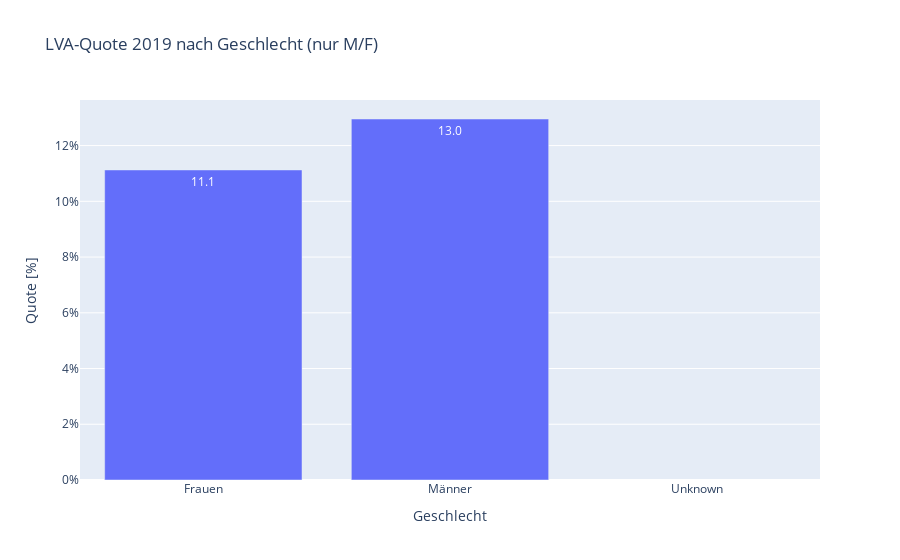

Source (notebook cell):
### Code cell
# --- Verbindung und Plot: LVA-Quote 2019 nach Geschlecht (nur M/F) ----
from sqlalchemy import create_engine, text
import pandas as pd, plotly.express as px

eng = create_engine("mysql+pymysql://root:voc_root@localhost/vocdata")

sql = """
SELECT g.geschlecht_bez   AS Geschlecht,
       100 * SUM(f.anzahl_lernende_lva) /
           NULLIF(SUM(f.anzahl_lernende),0)          AS Quote
FROM   fact_lva_stats f
JOIN   dim_geschlecht g USING (geschlecht_id)
WHERE  f.kohorte_id = 2019      -- Kohorte fixieren
  AND  f.geschlecht_id > 0      -- NUR Männer/Frauen, ohne UNKNOWN
GROUP  BY g.geschlecht_bez;
"""

df = pd.read_sql(text(sql), eng)

px.bar(df, x="Geschlecht", y="Quote",
       title="LVA-Quote 2019 nach Geschlecht (nur M/F)",
       labels={"Quote": "Quote [%]"},
       text_auto=".1f").update_layout(yaxis_ticksuffix="%").show()

### Figure 1 — Plotly figure (JSON) as saved in the notebook; plotly's stock layout.template omitted (floating-point values rounded to 4 significant figures)
{"data": [{"hovertemplate": "Geschlecht=%{x}<br>Quote [%]=%{y}<extra></extra>", "legendgroup": "", "marker": {"color": "#636efa", "pattern": {"shape": ""}}, "name": "", "orientation": "v", "showlegend": false, "textposition": "auto", "texttemplate": "%{y:.1f}", "type": "bar", "x": ["Frauen", "Männer", "Unknown"], "xaxis": "x", "y": [11.13, 12.95, NaN], "yaxis": "y"}], "layout": {"barmode": "relative", "legend": {"tracegroupgap": 0}, "title": {"text": "LVA-Quote 2019 nach Geschlecht (nur M/F)"}, "xaxis": {"anchor": "y", "domain": [0, 1], "title": {"text": "Geschlecht"}}, "yaxis": {"anchor": "x", "domain": [0, 1], "ticksuffix": "%", "title": {"text": "Quote [%]"}}}}
